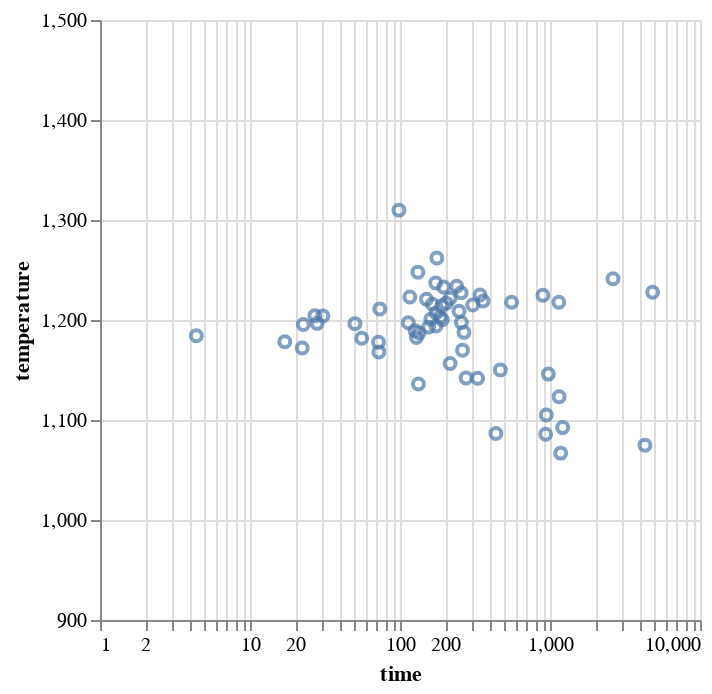

Source (notebook cell):
### Code cell
chart_pred = alt.Chart(predict_df).mark_point().encode(
    x =alt.X('time').scale(type = 'log'),
    y = 'temperature')

#chart_pred.encoding.x.scale = alt.Scale(domain=[0, 5500])
chart_pred.encoding.y.scale = alt.Scale(domain=[900, 1500])
chart_pred

### Figure 1 — Vega-Lite specification as saved in the notebook (floating-point values rounded to 4 significant figures)
{"config": {"view": {"continuousWidth": 300, "continuousHeight": 300}}, "data": {"name": "data-35f91fb39416744f61572838c73ead92"}, "mark": {"type": "point"}, "encoding": {"x": {"field": "time", "scale": {"type": "log"}, "type": "quantitative"}, "y": {"field": "temperature", "scale": {"domain": [900, 1500]}, "type": "quantitative"}}, "$schema": "https://vega.github.io/schema/vega-lite/v5.15.1.json", "datasets": {"data-35f91fb39416744f61572838c73ead92": [{"inverse_temperature": 0.0008014, "anneal_time_minutes": 4.88, "time": 131.7, "temperature": 1248.0, "test_temperature": 1373.0, "test_time": 60.0}, {"inverse_temperature": 0.0007634, "anneal_time_minutes": 4.589, "time": 98.41, "temperature": 1310.0, "test_temperature": 1373.0, "test_time": 60.0}, {"inverse_temperature": 0.0008353, "anneal_time_minutes": 4.733, "time": 113.6, "temperature": 1197.0, "test_temperature": 1243.0, "test_time": 90.0}, {"inverse_temperature": 0.0008359, "anneal_time_minutes": 3.913, "time": 50.05, "temperature": 1196.0, "test_temperature": 1243.0, "test_time": 90.0}, {"inverse_temperature": 0.0008257, "anneal_time_minutes": 4.295, "time": 73.33, "temperature": 1211.0, "test_temperature": 1173.0, "test_time": 90.0}, {"inverse_temperature": 0.0009049, "anneal_time_minutes": 6.851, "time": 945.0, "temperature": 1105.0, "test_temperature": 1073.0, "test_time": 480.0}, {"inverse_temperature": 0.000921, "anneal_time_minutes": 6.841, "time": 935.4, "temperature": 1086.0, "test_temperature": 1073.0, "test_time": 480.0}, {"inverse_temperature": 0.0008145, "anneal_time_minutes": 8.483, "time": 4832.0, "temperature": 1228.0, "test_temperature": 1243.0, "test_time": 1440.0}, {"inverse_temperature": 0.0008212, "anneal_time_minutes": 6.318, "time": 554.4, "temperature": 1218.0, "test_temperature": 1243.0, "test_time": 1440.0}, {"inverse_temperature": 0.0008148, "anneal_time_minutes": 5.544, "time": 255.7, "temperature": 1227.0, "test_temperature": 1243.0, "test_time": 1440.0}, {"inverse_temperature": 0.0008331, "anneal_time_minutes": 5.255, "time": 191.6, "temperature": 1200.0, "test_temperature": 1243.0, "test_time": 180.0}, {"inverse_temperature": 0.0008548, "anneal_time_minutes": 5.565, "time": 261.0, "temperature": 1170.0, "test_temperature": 1173.0, "test_time": 180.0}, {"inverse_temperature": 0.0008218, "anneal_time_minutes": 5.315, "time": 203.3, "temperature": 1217.0, "test_temperature": 1243.0, "test_time": 180.0}, {"inverse_temperature": 0.0008314, "anneal_time_minutes": 5.222, "time": 185.3, "temperature": 1203.0, "test_temperature": 1243.0, "test_time": 180.0}, {"inverse_temperature": 0.0008105, "anneal_time_minutes": 5.476, "time": 238.9, "temperature": 1234.0, "test_temperature": 1243.0, "test_time": 180.0}, {"inverse_temperature": 0.000835, "anneal_time_minutes": 5.547, "time": 256.5, "temperature": 1198.0, "test_temperature": 1243.0, "test_time": 180.0}, {"inverse_temperature": 0.0008203, "anneal_time_minutes": 5.881, "time": 358.2, "temperature": 1219.0, "test_temperature": 1243.0, "test_time": 180.0}, {"inverse_temperature": 0.0008237, "anneal_time_minutes": 5.245, "time": 189.7, "temperature": 1214.0, "test_temperature": 1243.0, "test_time": 90.0}, {"inverse_temperature": 0.0008225, "anneal_time_minutes": 5.103, "time": 164.5, "temperature": 1216.0, "test_temperature": 1243.0, "test_time": 90.0}, {"inverse_temperature": 0.000811, "anneal_time_minutes": 5.275, "time": 195.3, "temperature": 1233.0, "test_temperature": 1243.0, "test_time": 90.0}, {"inverse_temperature": 0.000842, "anneal_time_minutes": 5.587, "time": 266.9, "temperature": 1188.0, "test_temperature": 1173.0, "test_time": 1440.0}, {"inverse_temperature": 0.0009154, "anneal_time_minutes": 7.102, "time": 1215.0, "temperature": 1092.0, "test_temperature": 1073.0, "test_time": 1440.0}, {"inverse_temperature": 0.0008903, "anneal_time_minutes": 7.048, "time": 1150.0, "temperature": 1123.0, "test_temperature": 1073.0, "test_time": 1440.0}, {"inverse_temperature": 0.0009204, "anneal_time_minutes": 6.077, "time": 435.9, "temperature": 1087.0, "test_temperature": 1073.0, "test_time": 480.0}, {"inverse_temperature": 0.0009373, "anneal_time_minutes": 7.072, "time": 1178.0, "temperature": 1067.0, "test_temperature": 1073.0, "test_time": 480.0}, {"inverse_temperature": 0.0008273, "anneal_time_minutes": 5.51, "time": 247.3, "temperature": 1209.0, "test_temperature": 1073.0, "test_time": 90.0}, {"inverse_temperature": 0.0008191, "anneal_time_minutes": 5.012, "time": 150.2, "temperature": 1221.0, "test_temperature": 1273.0, "test_time": 5.0}, {"inverse_temperature": 0.0008409, "anneal_time_minutes": 4.836, "time": 125.9, "temperature": 1189.0, "test_temperature": 1173.0, "test_time": 90.0}, {"inverse_temperature": 0.0008695, "anneal_time_minutes": 6.146, "time": 466.6, "temperature": 1150.0, "test_temperature": 1173.0, "test_time": 90.0}, {"inverse_temperature": 0.0008383, "anneal_time_minutes": 5.045, "time": 155.2, "temperature": 1193.0, "test_temperature": 1243.0, "test_time": 480.0}, {"inverse_temperature": 0.0008084, "anneal_time_minutes": 5.153, "time": 173.0, "temperature": 1237.0, "test_temperature": 1243.0, "test_time": 480.0}, {"inverse_temperature": 0.0008177, "anneal_time_minutes": 4.756, "time": 116.3, "temperature": 1223.0, "test_temperature": 1243.0, "test_time": 90.0}, {"inverse_temperature": 0.0008533, "anneal_time_minutes": 3.104, "time": 22.28, "temperature": 1172.0, "test_temperature": 1243.0, "test_time": 90.0}, {"inverse_temperature": 0.0008164, "anneal_time_minutes": 5.833, "time": 341.5, "temperature": 1225.0, "test_temperature": 1243.0, "test_time": 1440.0}, {"inverse_temperature": 0.000823, "anneal_time_minutes": 5.721, "time": 305.3, "temperature": 1215.0, "test_temperature": 1243.0, "test_time": 1440.0}, {"inverse_temperature": 0.0008285, "anneal_time_minutes": 5.159, "time": 174.0, "temperature": 1207.0, "test_temperature": 1243.0, "test_time": 90.0}, {"inverse_temperature": 0.0008304, "anneal_time_minutes": 3.298, "time": 27.07, "temperature": 1204.0, "test_temperature": 1243.0, "test_time": 90.0}, {"inverse_temperature": 0.0008561, "anneal_time_minutes": 4.281, "time": 72.31, "temperature": 1168.0, "test_temperature": 1243.0, "test_time": 5.0}, {"inverse_temperature": 0.0008487, "anneal_time_minutes": 2.837, "time": 17.06, "temperature": 1178.0, "test_temperature": 1243.0, "test_time": 5.0}, {"inverse_temperature": 0.0008445, "anneal_time_minutes": 1.479, "time": 4.389, "temperature": 1184.0, "test_temperature": 1243.0, "test_time": 5.0}, {"inverse_temperature": 0.0008365, "anneal_time_minutes": 3.121, "time": 22.67, "temperature": 1195.0, "test_temperature": 1243.0, "test_time": 5.0}, {"inverse_temperature": 0.0008457, "anneal_time_minutes": 4.858, "time": 128.7, "temperature": 1182.0, "test_temperature": 1243.0, "test_time": 90.0}, {"inverse_temperature": 0.0008463, "anneal_time_minutes": 4.018, "time": 55.59, "temperature": 1182.0, "test_temperature": 1243.0, "test_time": 90.0}, {"inverse_temperature": 0.0008759, "anneal_time_minutes": 5.797, "time": 329.4, "temperature": 1142.0, "test_temperature": 1073.0, "test_time": 180.0}, {"inverse_temperature": 0.0008756, "anneal_time_minutes": 5.62, "time": 275.8, "temperature": 1142.0, "test_temperature": 1073.0, "test_time": 180.0}, {"inverse_temperature": 0.0008056, "anneal_time_minutes": 7.875, "time": 2631.0, "temperature": 1241.0, "test_temperature": 1243.0, "test_time": 1440.0}, {"inverse_temperature": 0.0008165, "anneal_time_minutes": 6.799, "time": 896.7, "temperature": 1225.0, "test_temperature": 1243.0, "test_time": 1440.0}, {"inverse_temperature": 0.0008212, "anneal_time_minutes": 7.043, "time": 1145.0, "temperature": 1218.0, "test_temperature": 1243.0, "test_time": 1440.0}, {"inverse_temperature": 0.0009304, "anneal_time_minutes": 8.365, "time": 4296.0, "temperature": 1075.0, "test_temperature": 1073.0, "test_time": 1440.0}, {"inverse_temperature": 0.0008646, "anneal_time_minutes": 5.374, "time": 215.8, "temperature": 1157.0, "test_temperature": 1073.0, "test_time": 5100.0}, {"inverse_temperature": 0.0008375, "anneal_time_minutes": 5.158, "time": 173.7, "temperature": 1194.0, "test_temperature": 1073.0, "test_time": 5100.0}, {"inverse_temperature": 0.0008803, "anneal_time_minutes": 4.888, "time": 132.7, "temperature": 1136.0, "test_temperature": 1243.0, "test_time": 5.0}, {"inverse_temperature": 0.0008327, "anneal_time_minutes": 5.079, "time": 160.6, "temperature": 1201.0, "test_temperature": 1243.0, "test_time": 90.0}, {"inverse_temperature": 0.0007924, "anneal_time_minutes": 5.171, "time": 176.1, "temperature": 1262.0, "test_temperature": 1243.0, "test_time": 90.0}, {"inverse_temperature": 0.0008491, "anneal_time_minutes": 4.275, "time": 71.89, "temperature": 1178.0, "test_temperature": 1073.0, "test_time": 180.0}, {"inverse_temperature": 0.0008425, "anneal_time_minutes": 4.895, "time": 133.6, "temperature": 1187.0, "test_temperature": 1073.0, "test_time": 5.0}, {"inverse_temperature": 0.0008357, "anneal_time_minutes": 3.333, "time": 28.02, "temperature": 1197.0, "test_temperature": 1073.0, "test_time": 90.0}, {"inverse_temperature": 0.0008184, "anneal_time_minutes": 5.374, "time": 215.8, "temperature": 1222.0, "test_temperature": 1243.0, "test_time": 480.0}, {"inverse_temperature": 0.0008305, "anneal_time_minutes": 3.42, "time": 30.57, "temperature": 1204.0, "test_temperature": 973.2, "test_time": 5.0}, {"inverse_temperature": 0.0008727, "anneal_time_minutes": 6.882, "time": 974.9, "temperature": 1146.0, "test_temperature": 1073.0, "test_time": 5100.0}]}}
